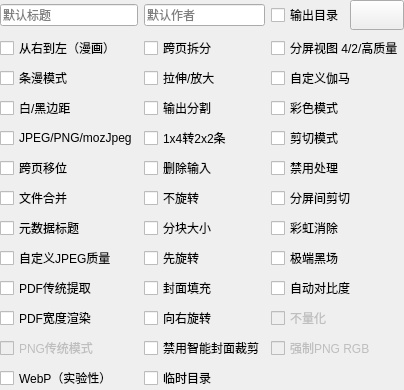
     <widget class="QWidget" name="optionWidget" native="true">
      <layout class="QGridLayout" name="gridLayout_2">
       <property name="leftMargin">
        <number>0</number>
       </property>
       <property name="topMargin">
        <number>0</number>
       </property>
       <property name="rightMargin">
        <number>0</number>
       </property>
       <property name="bottomMargin">
        <number>0</number>
       </property>
       <item row="6" column="1">
        <widget class="QCheckBox" name="noRotateBox">
         <property name="toolTip">
          <string>在跨页拆分选项中不旋转跨页。</string>
         </property>
         <property name="text">
          <string>不旋转</string>
         </property>
        </widget>
       </item>
       <item row="4" column="1">
        <widget class="QCheckBox" name="maximizeStrips">
         <property name="toolTip">
          <string>&lt;html&gt;&lt;head/&gt;&lt;body&gt;&lt;p&gt;&lt;span style=&quot; font-weight:600; text-decoration: underline;&quot;&gt;未勾选 - 1x4&lt;br/&gt;&lt;/span&gt;保持1x4的分栏条格式。&lt;/p&gt;&lt;p&gt;&lt;span style=&quot; font-weight:600; text-decoration: underline;&quot;&gt;已勾选 - 2x2&lt;br/&gt;&lt;/span&gt;将1x4条转化为2x2以最大化屏幕使用。&lt;/p&gt;&lt;/body&gt;&lt;/html&gt;</string>
         </property>
         <property name="text">
          <string>1x4转2x2条</string>
         </property>
        </widget>
       </item>
       <item row="1" column="1">
        <widget class="QCheckBox" name="rotateBox">
         <property name="toolTip">
          <string>&lt;html&gt;&lt;head/&gt;&lt;body&gt;&lt;p&gt;&lt;span style=&quot; font-weight:600; text-decoration: underline;&quot;&gt;未勾选 - 拆分&lt;br/&gt;&lt;/span&gt;跨页将被切分为两个单独的页面。&lt;/p&gt;&lt;p&gt;&lt;span style=&quot; font-weight:600; text-decoration: underline;&quot;&gt;部分勾选 - 拆分和旋转&lt;br/&gt;&lt;/span&gt;跨页将显示两次。先拆分再旋转。&lt;/p&gt;&lt;p&gt;&lt;span style=&quot; font-weight:600; text-decoration: underline;&quot;&gt;已勾选 - 旋转&lt;br/&gt;&lt;/span&gt;跨页将被旋转。&lt;/p&gt;&lt;/body&gt;&lt;/html&gt;</string>
         </property>
         <property name="text">
          <string>跨页拆分</string>
         </property>
         <property name="tristate">
          <bool>true</bool>
         </property>
        </widget>
       </item>
       <item row="11" column="0">
        <widget class="QCheckBox" name="pngLegacyBox">
         <property name="enabled">
          <bool>false</bool>
         </property>
         <property name="toolTip">
          <string>使用兼容性更好的8位PNG而不是4位。</string>
         </property>
         <property name="text">
          <string>PNG传统模式</string>
         </property>
        </widget>
       </item>
       <item row="6" column="2">
        <widget class="QCheckBox" name="interPanelCropBox">
         <property name="toolTip">
          <string>&lt;html&gt;&lt;head/&gt;&lt;body&gt;&lt;p&gt;&lt;span style=&quot; font-weight:600; text-decoration: underline;&quot;&gt;未勾选 - 禁用&lt;br/&gt;&lt;/span&gt;禁用&lt;/p&gt;&lt;p&gt;&lt;span style=&quot; font-weight:600; text-decoration: underline;&quot;&gt;部分勾选 - 水平&lt;br/&gt;&lt;/span&gt;剪切空白的水平线条。&lt;/p&gt;&lt;p&gt;&lt;span style=&quot; font-weight:600; text-decoration: underline;&quot;&gt;已勾选 - 全部&lt;br/&gt;&lt;/span&gt;剪切空白的水平和垂直线条。&lt;/p&gt;&lt;/body&gt;&lt;/html&gt;</string>
         </property>
         <property name="text">
          <string>分屏间剪切</string>
         </property>
         <property name="tristate">
          <bool>true</bool>
         </property>
        </widget>
       </item>
       <item row="0" column="0">
        <widget class="QLineEdit" name="titleEdit">
         <property name="sizePolicy">
          <sizepolicy hsizetype="Minimum" vsizetype="Fixed">
           <horstretch>0</horstretch>
           <verstretch>0</verstretch>
          </sizepolicy>
         </property>
         <property name="focusPolicy">
          <enum>Qt::FocusPolicy::ClickFocus</enum>
         </property>
         <property name="toolTip">
          <string>&lt;html&gt;&lt;head/&gt;&lt;body&gt;&lt;p&gt;默认标题&lt;/p&gt;&lt;/body&gt;&lt;/html&gt;</string>
         </property>
         <property name="placeholderText">
          <string>默认标题</string>
         </property>
         <property name="clearButtonEnabled">
          <bool>false</bool>
         </property>
        </widget>
       </item>
       <item row="0" column="1">
        <widget class="QLineEdit" name="authorEdit">
         <property name="sizePolicy">
          <sizepolicy hsizetype="Minimum" vsizetype="Fixed">
           <horstretch>0</horstretch>
           <verstretch>0</verstretch>
          </sizepolicy>
         </property>
         <property name="focusPolicy">
          <enum>Qt::FocusPolicy::ClickFocus</enum>
         </property>
         <property name="toolTip">
          <string>默认作者是KCC</string>
         </property>
         <property name="placeholderText">
          <string>默认作者</string>
         </property>
         <property name="clearButtonEnabled">
          <bool>false</bool>
         </property>
        </widget>
       </item>
       <item row="2" column="0">
        <widget class="QCheckBox" name="webtoonBox">
         <property name="toolTip">
          <string>&lt;html&gt;&lt;head/&gt;&lt;body&gt;&lt;p style='white-space:pre'&gt;启用韩国条漫特殊解析模式。&lt;/p&gt;&lt;/body&gt;&lt;/html&gt;</string>
         </property>
         <property name="text">
          <string>条漫模式</string>
         </property>
        </widget>
       </item>
       <item row="6" column="0">
        <widget class="QCheckBox" name="fileFusionBox">
         <property name="toolTip">
          <string>&lt;html&gt;&lt;head/&gt;&lt;body&gt;&lt;p&gt;将所有选中的文件合并为一个文件。（有助于将章节合并为卷。）&lt;/p&gt;&lt;/body&gt;&lt;/html&gt;</string>
         </property>
         <property name="text">
          <string>文件合并</string>
         </property>
        </widget>
       </item>
       <item row="5" column="1">
        <widget class="QCheckBox" name="deleteBox">
         <property name="toolTip">
          <string>删除输入文件或目录。不可恢复！</string>
         </property>
         <property name="text">
          <string>删除输入</string>
         </property>
        </widget>
       </item>
       <item row="2" column="2">
        <widget class="QCheckBox" name="gammaBox">
         <property name="toolTip">
          <string>&lt;html&gt;&lt;head/&gt;&lt;body&gt;&lt;p&gt;设置自定义伽马校正。&lt;/p&gt;&lt;p&gt;1.0为默认（禁用）。&lt;br/&gt;&amp;lt; 1.0使图像更亮。&lt;br/&gt;&amp;gt; 1.0使图像更暗。&lt;/p&gt;&lt;p&gt;1.8是KCC 9.1.0及更早版本的默认值。&lt;/p&gt;&lt;p&gt;当文本是黑色但图片是灰色时，使用极端黑场会有所帮助。&lt;/p&gt;&lt;/body&gt;&lt;/html&gt;</string>
         </property>
         <property name="text">
          <string>自定义伽马</string>
         </property>
        </widget>
       </item>
       <item row="10" column="2">
        <widget class="QCheckBox" name="noQuantizeBox">
         <property name="enabled">
          <bool>false</bool>
         </property>
         <property name="toolTip">
          <string>不将PNG图像量化为16色（4位）。

这会使文件大小翻倍，但会保留全部256色（8位）。

电子墨水屏只有16级灰度，所以您可能不需要这个。</string>
         </property>
         <property name="text">
          <string>不量化</string>
         </property>
        </widget>
       </item>
       <item row="7" column="2">
        <widget class="QCheckBox" name="eraseRainbowBox">
         <property name="toolTip">
          <string>通过衰减干扰频率来消除彩色电子墨水屏幕上的彩虹效果</string>
         </property>
         <property name="text">
          <string>彩虹消除</string>
         </property>
        </widget>
       </item>
       <item row="9" column="1">
        <widget class="QCheckBox" name="coverFillBox">
         <property name="toolTip">
          <string>通过先居中和裁剪到宽高比，将封面调整到确切的设备分辨率。根据源宽高比可能会裁剪顶部/底部或左侧/右侧。Kindle Scribe未实现此功能。</string>
         </property>
         <property name="text">
          <string>封面填充</string>
         </property>
        </widget>
       </item>
       <item row="10" column="1">
        <widget class="QCheckBox" name="rotateRightBox">
         <property name="toolTip">
          <string>以与正常相反的方向旋转两页跨页。</string>
         </property>
         <property name="text">
          <string>向右旋转</string>
         </property>
        </widget>
       </item>
       <item row="1" column="0">
        <widget class="QCheckBox" name="mangaBox">
         <property name="toolTip">
          <string>&lt;html&gt;&lt;head/&gt;&lt;body&gt;&lt;p style='white-space:pre'&gt;启用从右到左阅读。&lt;/p&gt;&lt;/body&gt;&lt;/html&gt;</string>
         </property>
         <property name="text">
          <string>从右到左（漫画）</string>
         </property>
        </widget>
       </item>
       <item row="5" column="0">
        <widget class="QCheckBox" name="spreadShiftBox">
         <property name="toolTip">
          <string>在横屏中将第一页移到另一侧，以实现两页跨页对齐</string>
         </property>
         <property name="text">
          <string>跨页移位</string>
         </property>
        </widget>
       </item>
       <item row="4" column="2">
        <widget class="QCheckBox" name="croppingBox">
         <property name="toolTip">
          <string>&lt;html&gt;&lt;head/&gt;&lt;body&gt;&lt;p&gt;&lt;span style=&quot; font-weight:600; text-decoration: underline;&quot;&gt;未勾选 - 禁用&lt;/span&gt;&lt;/p&gt;&lt;p&gt;禁用&lt;/p&gt;&lt;p&gt;&lt;span style=&quot; font-weight:600; text-decoration: underline;&quot;&gt;部分勾选 - 边距&lt;br/&gt;&lt;/span&gt;边距&lt;/p&gt;&lt;p&gt;&lt;span style=&quot; font-weight:600; text-decoration: underline;&quot;&gt;已勾选 - 边距+页码&lt;br/&gt;&lt;/span&gt;边距+页码&lt;/p&gt;&lt;/body&gt;&lt;/html&gt;</string>
         </property>
         <property name="text">
          <string>剪切模式</string>
         </property>
         <property name="tristate">
          <bool>true</bool>
         </property>
        </widget>
       </item>
       <item row="8" column="0">
        <widget class="QCheckBox" name="jpegQualityBox">
         <property name="toolTip">
          <string>JPEG质量，范围从0（最差）到95（最佳）。

默认大多数设备为85，但Kindle Scribe和Colorsoft设备为90。

更高的值更大且质量更高，并可能解决空白页问题。</string>
         </property>
         <property name="text">
          <string>自定义JPEG质量</string>
         </property>
        </widget>
       </item>
       <item row="3" column="1">
        <widget class="QCheckBox" name="outputSplit">
         <property name="toolTip">
          <string>&lt;html&gt;&lt;head/&gt;&lt;body&gt;&lt;p style='white-space:pre'&gt;&lt;span style=&quot; font-weight:600; text-decoration: underline;&quot;&gt;未勾选 - 自动模式&lt;br/&gt;&lt;/span&gt;输出将自动分割。&lt;/p&gt;&lt;p style='white-space:pre'&gt;&lt;span style=&quot; font-weight:600; text-decoration: underline;&quot;&gt;已勾选 - 分卷模式&lt;br/&gt;&lt;/span&gt;每个子目录将被视为单独的卷。&lt;/p&gt;&lt;/body&gt;&lt;/html&gt;</string>
         </property>
         <property name="text">
          <string>输出分割</string>
         </property>
        </widget>
       </item>
       <item row="7" column="0">
        <widget class="QCheckBox" name="metadataTitleBox">
         <property name="toolTip">
          <string>&lt;html&gt;&lt;head/&gt;&lt;body&gt;&lt;p&gt;&lt;span style=&quot; font-weight:600; text-decoration: underline;&quot;&gt;未勾选 - 不使用元数据标题&lt;br/&gt;&lt;/span&gt;编写默认标题。&lt;/p&gt;&lt;p&gt;&lt;span style=&quot; font-weight:600; text-decoration: underline;&quot;&gt;部分勾选 - 将元数据标题添加到默认格式&lt;br/&gt;&lt;/span&gt;用来自ComicInfo.xml或其他嵌入元数据的标题编写默认标题。&lt;/p&gt;&lt;p&gt;&lt;span style=&quot; font-weight:600; text-decoration: underline;&quot;&gt;已勾选 - 仅使用元数据标题&lt;br/&gt;&lt;/span&gt;仅使用来自ComicInfo.xml或其他嵌入元数据的标题。&lt;/p&gt;&lt;/body&gt;&lt;/html&gt;</string>
         </property>
         <property name="text">
          <string>元数据标题</string>
         </property>
         <property name="tristate">
          <bool>true</bool>
         </property>
        </widget>
       </item>
       <item row="11" column="1">
        <widget class="QCheckBox" name="noSmartCoverCropBox">
         <property name="toolTip">
          <string>禁用尝试从宽幅图像中裁剪主封面。</string>
         </property>
         <property name="text">
          <string>禁用智能封面裁剪</string>
         </property>
        </widget>
       </item>
       <item row="8" column="1">
        <widget class="QCheckBox" name="rotateFirstBox">
         <property name="toolTip">
          <string>&lt;html&gt;&lt;head/&gt;&lt;body&gt;&lt;p&gt;当跨页拆分选项被部分勾选时，&lt;/p&gt;&lt;p&gt;&lt;span style=&quot; font-weight:600; text-decoration: underline;&quot;&gt;未勾选 - 最后旋转&lt;br/&gt;&lt;/span&gt;将旋转后的两页跨页放在拆分页面之后。&lt;/p&gt;&lt;p&gt;&lt;span style=&quot; font-weight:600; text-decoration: underline;&quot;&gt;已勾选 - 先旋转&lt;br/&gt;&lt;/span&gt;将旋转后的两页跨页放在拆分页面之前。&lt;/p&gt;&lt;/body&gt;&lt;/html&gt;</string>
         </property>
         <property name="text">
          <string>先旋转</string>
         </property>
        </widget>
       </item>
       <item row="4" column="0">
        <widget class="QCheckBox" name="mozJpegBox">
         <property name="toolTip">
          <string>&lt;html&gt;&lt;head/&gt;&lt;body&gt;&lt;p&gt;&lt;span style=&quot; font-weight:600; text-decoration: underline;&quot;&gt;未勾选 - JPEG&lt;br/&gt;&lt;/span&gt;使用JPEG文件&lt;/p&gt;&lt;p&gt;&lt;span style=&quot; font-weight:600; text-decoration: underline;&quot;&gt;部分勾选 - 强制PNG&lt;br/&gt;&lt;/span&gt;为黑白图像创建PNG文件而不是JPEG&lt;/p&gt;&lt;p&gt;&lt;span style=&quot; font-weight:600; text-decoration: underline;&quot;&gt;已勾选 - mozJpeg&lt;br/&gt;&lt;/span&gt;文件更小10-20%，图像质量相同，但处理时间翻倍&lt;/p&gt;&lt;/body&gt;&lt;/html&gt;</string>
         </property>
         <property name="text">
          <string>JPEG/PNG/mozJpeg</string>
         </property>
         <property name="tristate">
          <bool>true</bool>
         </property>
        </widget>
       </item>
       <item row="8" column="2">
        <widget class="QCheckBox" name="autoLevelBox">
         <property name="toolTip">
          <string>&lt;html&gt;&lt;head/&gt;&lt;body&gt;&lt;p&gt;默认情况下，KCC将最暗像素值映射为纯黑（黑场）。&lt;/p&gt;&lt;p&gt;极端黑场将黑场设置为最常见的暗像素值。&lt;/p&gt;&lt;p&gt;当文本是黑色但图片是灰色时很有用。&lt;/p&gt;&lt;/body&gt;&lt;/html&gt;</string>
         </property>
         <property name="text">
          <string>极端黑场</string>
         </property>
        </widget>
       </item>
       <item row="11" column="2">
        <widget class="QCheckBox" name="forcePngRgbBox">
         <property name="enabled">
          <bool>false</bool>
         </property>
         <property name="toolTip">
          <string>强制全彩色图像以无损PNG格式保存，大幅增加文件大小。</string>
         </property>
         <property name="text">
          <string>强制PNG RGB</string>
         </property>
        </widget>
       </item>
       <item row="2" column="1">
        <widget class="QCheckBox" name="upscaleBox">
         <property name="toolTip">
          <string>&lt;html&gt;&lt;head/&gt;&lt;body&gt;&lt;p&gt;&lt;span style=&quot; font-weight:600; text-decoration: underline;&quot;&gt;未勾选 - 无&lt;br/&gt;&lt;/span&gt;小于设备分辨率的图像将不会调整大小。&lt;/p&gt;&lt;p&gt;&lt;span style=&quot; font-weight:600; text-decoration: underline;&quot;&gt;部分勾选 - 拉伸&lt;br/&gt;&lt;/span&gt;小于设备分辨率的图像将被调整大小。宽高比将不会保留。&lt;/p&gt;&lt;p&gt;&lt;span style=&quot; font-weight:600; text-decoration: underline;&quot;&gt;已勾选 - 放大&lt;br/&gt;&lt;/span&gt;小于设备分辨率的图像将被调整大小。宽高比将被保留。&lt;/p&gt;&lt;/body&gt;&lt;/html&gt;</string>
         </property>
         <property name="text">
          <string>拉伸/放大</string>
         </property>
         <property name="tristate">
          <bool>true</bool>
         </property>
        </widget>
       </item>
       <item row="3" column="0">
        <widget class="QCheckBox" name="borderBox">
         <property name="toolTip">
          <string>&lt;html&gt;&lt;head/&gt;&lt;body&gt;&lt;p&gt;&lt;span style=&quot; font-weight:600; text-decoration: underline;&quot;&gt;未勾选 - 自动检测&lt;br/&gt;&lt;/span&gt;边距填充颜色将自动检测。&lt;/p&gt;&lt;p&gt;&lt;span style=&quot; font-weight:600; text-decoration: underline;&quot;&gt;部分勾选 - 白色&lt;br/&gt;&lt;/span&gt;边距将不会被触碰。&lt;/p&gt;&lt;p&gt;&lt;span style=&quot; font-weight:600; text-decoration: underline;&quot;&gt;已勾选 - 黑色&lt;br/&gt;&lt;/span&gt;边距将用黑色填充。&lt;/p&gt;&lt;/body&gt;&lt;/html&gt;</string>
         </property>
         <property name="text">
          <string>白/黑边距</string>
         </property>
         <property name="tristate">
          <bool>true</bool>
         </property>
        </widget>
       </item>
       <item row="1" column="2">
        <widget class="QCheckBox" name="qualityBox">
         <property name="toolTip">
          <string>&lt;html&gt;&lt;head/&gt;&lt;body&gt;&lt;p style='white-space:pre'&gt;&lt;span style=&quot; font-weight:600; text-decoration: underline;&quot;&gt;未勾选 - 4个分屏&lt;br/&gt;&lt;/span&gt;分别放大每个角落。&lt;/p&gt;&lt;p style='white-space:pre'&gt;&lt;span style=&quot; font-weight:600; text-decoration: underline;&quot;&gt;部分勾选 - 2个分屏&lt;br/&gt;&lt;/span&gt;仅放大页面顶部和底部。&lt;/p&gt;&lt;p style='white-space:pre'&gt;&lt;span style=&quot; font-weight:600; text-decoration: underline;&quot;&gt;已勾选 - 4个高质量分屏&lt;br/&gt;&lt;/span&gt;分别放大每个角落。尝试提高放大质量。查看维基了解更多详情。&lt;/p&gt;&lt;/body&gt;&lt;/html&gt;</string>
         </property>
         <property name="text">
          <string>分屏视图 4/2/高质量</string>
         </property>
         <property name="tristate">
          <bool>true</bool>
         </property>
        </widget>
       </item>
       <item row="9" column="0">
        <widget class="QCheckBox" name="pdfExtractBox">
         <property name="toolTip">
          <string>使用KCC 8及更早版本中的PDF图像提取方法。

对于非常奇怪的PDF很有用。</string>
         </property>
         <property name="text">
          <string>PDF传统提取</string>
         </property>
        </widget>
       </item>
       <item row="3" column="2">
        <widget class="QCheckBox" name="colorBox">
         <property name="toolTip">
          <string>&lt;html&gt;&lt;head/&gt;&lt;body&gt;&lt;p style='white-space:pre'&gt;禁用转换为灰度。&lt;/p&gt;&lt;/body&gt;&lt;/html&gt;</string>
         </property>
         <property name="text">
          <string>彩色模式</string>
         </property>
        </widget>
       </item>
       <item row="10" column="0">
        <widget class="QCheckBox" name="pdfWidthBox">
         <property name="toolTip">
          <string>将矢量PDF渲染到设备宽度而不是高度。

如果您计划裁剪顶部和底部的一点以填充屏幕，这会很有用。</string>
         </property>
         <property name="text">
          <string>PDF宽度渲染</string>
         </property>
        </widget>
       </item>
       <item row="5" column="2">
        <widget class="QCheckBox" name="disableProcessingBox">
         <property name="toolTip">
          <string>&lt;html&gt;&lt;head/&gt;&lt;body&gt;&lt;p style='white-space:pre'&gt;不处理任何图像，忽略配置文件和处理选项。&lt;/p&gt;&lt;/body&gt;&lt;/html&gt;</string>
         </property>
         <property name="text">
          <string>禁用处理</string>
         </property>
        </widget>
       </item>
       <item row="0" column="2">
        <widget class="QWidget" name="outputFolderWidget" native="true">
         <layout class="QHBoxLayout" name="horizontalLayout_3">
          <property name="leftMargin">
           <number>0</number>
          </property>
          <property name="topMargin">
           <number>0</number>
          </property>
          <property name="rightMargin">
           <number>0</number>
          </property>
          <property name="bottomMargin">
           <number>0</number>
          </property>
          <item>
           <widget class="QCheckBox" name="defaultOutputFolderBox">
            <property name="sizePolicy">
             <sizepolicy hsizetype="Fixed" vsizetype="Fixed">
              <horstretch>0</horstretch>
              <verstretch>0</verstretch>
             </sizepolicy>
            </property>
            <property name="toolTip">
             <string>&lt;html&gt;&lt;head/&gt;&lt;body&gt;&lt;p&gt;&lt;span style=&quot; font-weight:600; text-decoration: underline;&quot;&gt;未勾选 - 源文件旁边&lt;br/&gt;&lt;/span&gt;将输出文件放在源文件旁边&lt;/p&gt;&lt;p&gt;&lt;span style=&quot; font-weight:600; text-decoration: underline;&quot;&gt;部分勾选 - 源文件旁边的文件夹&lt;br/&gt;&lt;/span&gt;将输出文件放在源文件旁边的文件夹中&lt;/p&gt;&lt;p&gt;&lt;span style=&quot; font-weight:600; text-decoration: underline;&quot;&gt;已勾选 - 自定义&lt;br/&gt;&lt;/span&gt;将输出文件放在右侧按钮指定的自定义目录中&lt;/p&gt;&lt;/body&gt;&lt;/html&gt;</string>
            </property>
            <property name="text">
             <string>输出目录</string>
            </property>
            <property name="tristate">
             <bool>true</bool>
            </property>
           </widget>
          </item>
          <item>
           <widget class="QPushButton" name="defaultOutputFolderButton">
            <property name="minimumSize">
             <size>
              <width>0</width>
              <height>30</height>
             </size>
            </property>
            <property name="toolTip">
             <string>&lt;html&gt;&lt;head/&gt;&lt;body&gt;&lt;p&gt;使用此按钮选择默认输出目录。&lt;/p&gt;&lt;/body&gt;&lt;/html&gt;</string>
            </property>
            <property name="text">
             <string/>
            </property>
            <property name="icon">
             <iconset resource="KCC.qrc">
              <normaloff>:/Other/icons/folder_new.png</normaloff>:/Other/icons/folder_new.png</iconset>
            </property>
           </widget>
          </item>
         </layout>
        </widget>
       </item>
       <item row="7" column="1">
        <widget class="QCheckBox" name="chunkSizeCheckBox">
         <property name="toolTip">
          <string>&lt;html&gt;&lt;head/&gt;&lt;body&gt;&lt;p&gt;&lt;span style=&quot; font-weight:700; text-decoration: underline;&quot;&gt;未勾选&lt;br/&gt;&lt;/span&gt;条漫的最大输出文件大小为100MB，其他情况在拆分发生前为400MB。&lt;/p&gt;&lt;p&gt;&lt;span style=&quot; font-weight:700; text-decoration: underline;&quot;&gt;已勾选&lt;/span&gt;&lt;br/&gt;&lt;p&gt;&lt;span style="font-weight:600; text-decoration: underline;"&gt;&lt;/span&gt;在"分块大小MB"中指定输出文件大小，然后发生拆分。&lt;/p&gt;&lt;/body&gt;&lt;/html&gt;</string>
         </property>
         <property name="text">
          <string>分块大小</string>
         </property>
        </widget>
       </item>
       <item row="9" column="2">
        <widget class="QCheckBox" name="autocontrastBox">
         <property name="toolTip">
          <string>&lt;html&gt;&lt;head/&gt;&lt;body&gt;&lt;p&gt;&lt;span style=&quot; font-weight:600; text-decoration: underline;&quot;&gt;未勾选 - 仅黑白&lt;br/&gt;&lt;/span&gt;仅对黑白页面自动对比度。对于没有接近黑白的页面将被忽略。&lt;/p&gt;&lt;p&gt;&lt;span style=&quot; font-weight:600; text-decoration: underline;&quot;&gt;部分勾选 - 禁用&lt;br/&gt;&lt;/span&gt;禁用自动对比度&lt;/p&gt;&lt;p&gt;&lt;span style=&quot; font-weight:600; text-decoration: underline;&quot;&gt;已勾选 - 黑白和彩色&lt;br/&gt;&lt;/span&gt;黑白和彩色图像将自动对比度。对于没有接近黑白的页面将被忽略。&lt;/p&gt;&lt;/body&gt;&lt;/html&gt;</string>
         </property>
         <property name="text">
          <string>自动对比度</string>
         </property>
         <property name="tristate">
          <bool>true</bool>
         </property>
        </widget>
       </item>
       <item row="12" column="0">
        <widget class="QCheckBox" name="webpBox">
         <property name="toolTip">
          <string>用有损WebP替换JPEG，用无损WebP替换PNG。这包括JPEG质量。

对于Kindle EPUB/MOBI和所有PDF格式将被忽略。</string>
         </property>
         <property name="text">
          <string>WebP（实验性）</string>
         </property>
        </widget>
       </item>
       <item row="12" column="1">
        <widget class="QCheckBox" name="tempDirBox">
         <property name="toolTip">
          <string>&lt;html&gt;&lt;head/&gt;&lt;body&gt;&lt;p&gt;&lt;span style=&quot; font-weight:600; text-decoration: underline;&quot;&gt;未勾选 - 主驱动器&lt;br/&gt;&lt;/span&gt;在主操作系统驱动器上使用专用临时目录。&lt;/p&gt;&lt;p&gt;&lt;span style=&quot; font-weight:600; text-decoration: underline;&quot;&gt;已勾选 - 源文件驱动器&lt;br/&gt;&lt;/span&gt;在源文件驱动器上创建临时文件目录。&lt;/p&gt;&lt;/body&gt;&lt;/html&gt;</string>
         </property>
         <property name="text">
          <string>临时目录</string>
         </property>
        </widget>
       </item>
      </layout>
     </widget>
